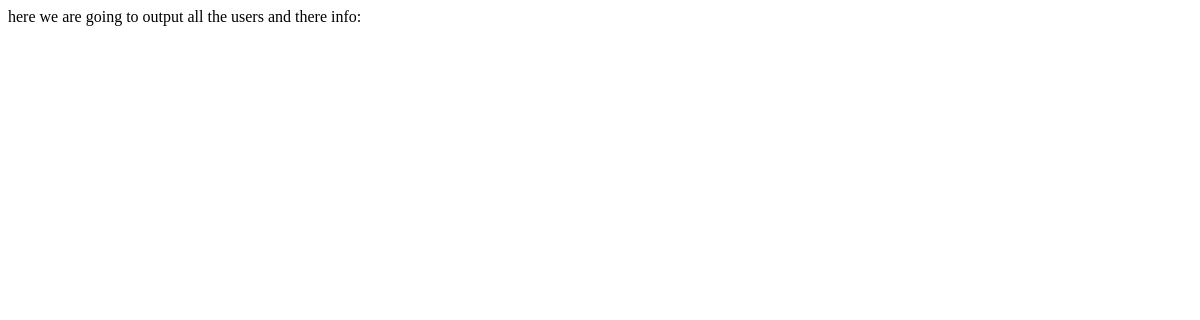
The app's page /user/output/, older data.
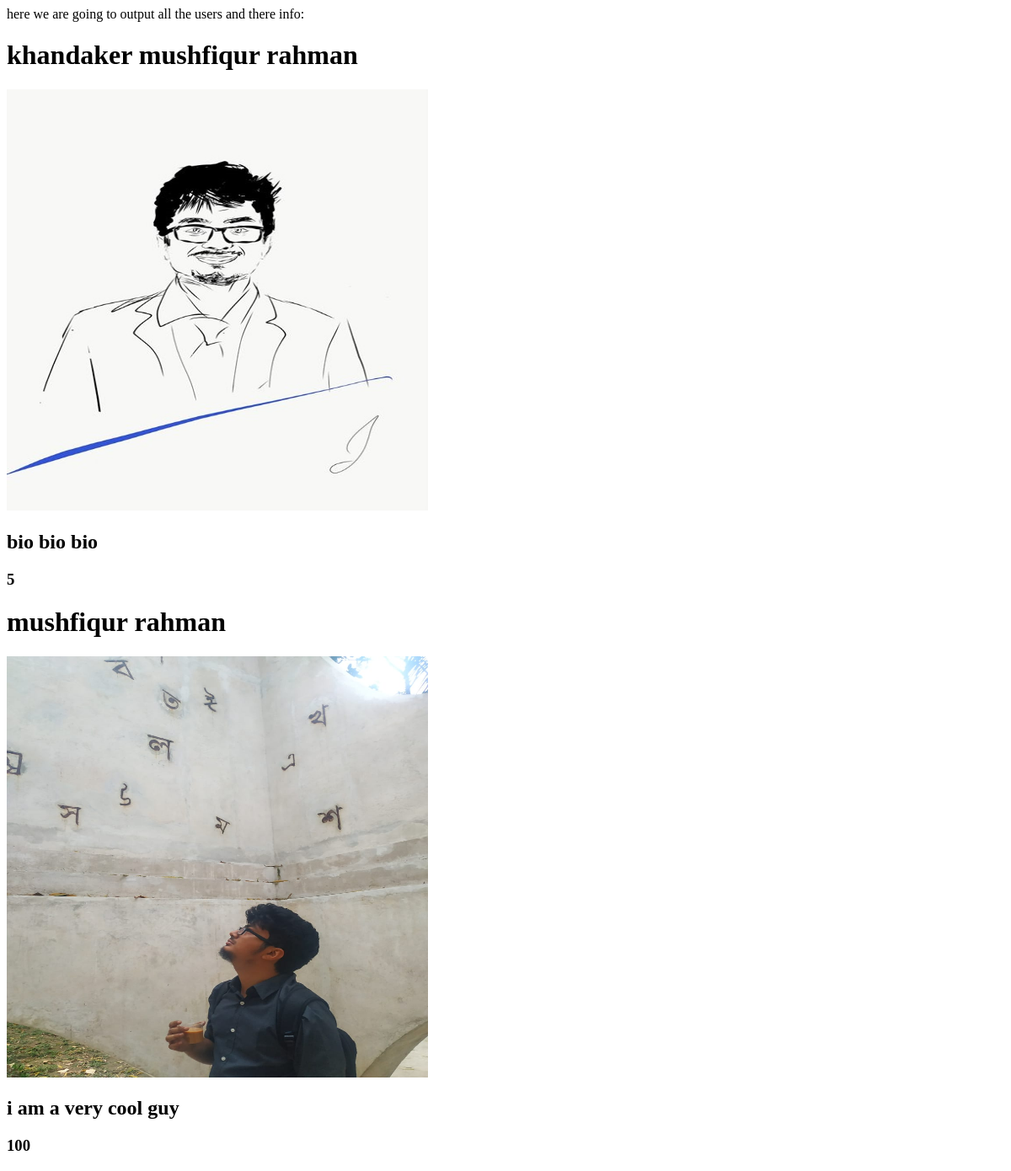
The same page, newer data.
### User/models.py (models this page shows)
class User(models.Model):
    name = models.CharField(max_length=120)
    profile_bio = models.TextField()
    profile_picture = models.ImageField(upload_to="media/")
    total_friends = models.IntegerField()

### User/views.py (the view)
# urls.py: path("user/output/", user_output_data_view, name="user_output"),
def user_output_data_view(request, *args, **kwargs):
    obj = User.objects.all()
    context = {
        "obj": obj
    }
    return render(request, "User/data_output.html", context)

### templates/user/data_output.html (shortened to what this page needs)
<!DOCTYPE html>
<html lang="en">
<head>
</head>
<body>
here we are going to output all the users and there info:
{% for o in obj %}
<h1>{{ o.name }}</h1>
<img src="{{ o.profile_picture.url }}" width="500" height="500" ><h2>{{ o.profile_bio }}</h2>
<h3>{{ o.total_friends }}</h3>
{% endfor %}
</body>
</html>

Row changes from the older to the newer data that the page shows:
added User: name "khandaker mushfiqur rahman", profile_picture (picture), profile_bio "bio bio bio", total_friends "5"
added User: name "mushfiqur rahman", profile_picture (picture), profile_bio "i am a very cool guy", total_friends "100"
